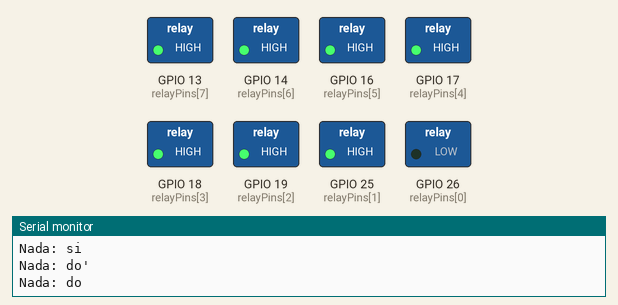
The sketch below on a simulated ESP32. Shown: switched loads named in the sketch (green lamp = pin HIGH), the last lines printed to the serial monitor.

Above: at 4.56 s.
At 7.13 s:
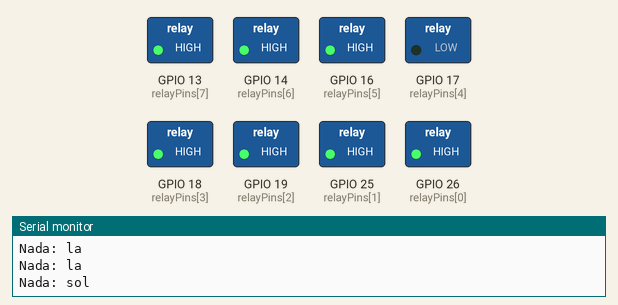
At 11.13 s:
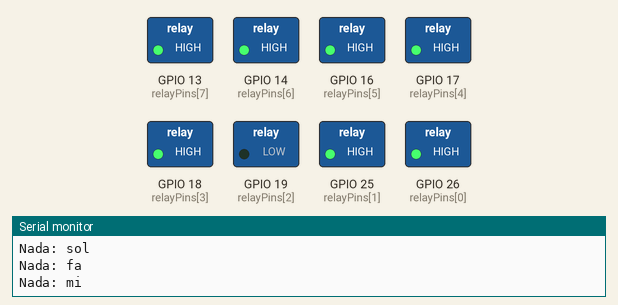
At 17.63 s:
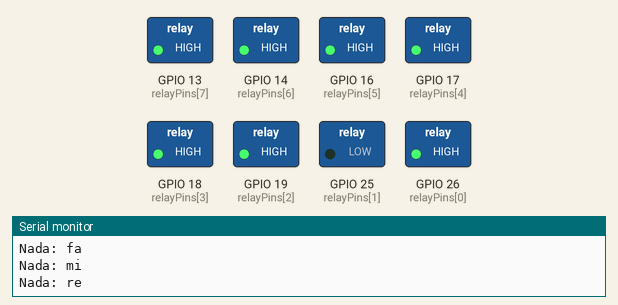
At 26.88 s:
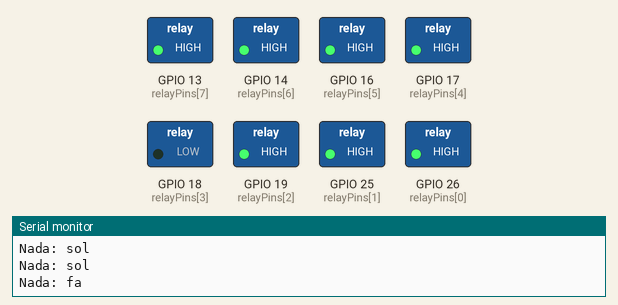
At 36.7 s:
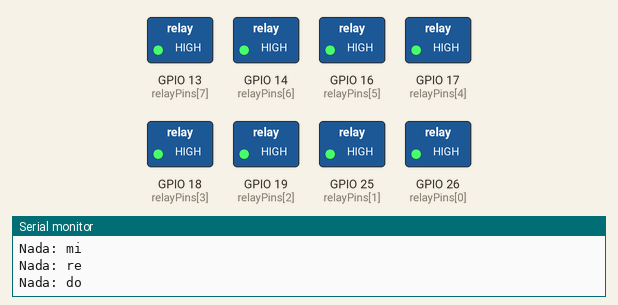
Timing chart, 0 to 40.0 s (numbered marks = the images above):
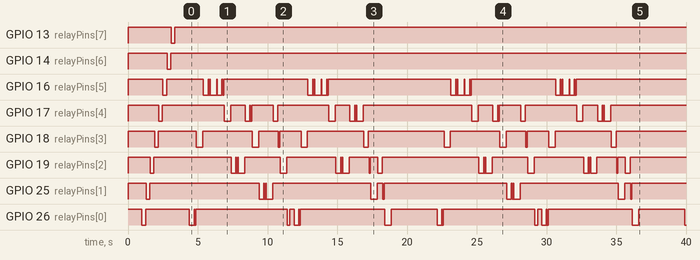

Measured:
- by itself, GPIO 17 (relayPins[4]): HIGH → LOW at 2.2 s, → HIGH 0.26 s later, → LOW 4.4 s later, → HIGH 0.46 s later, … (34 changes in this stretch)
- by itself, GPIO 18 (relayPins[3]): HIGH → LOW at 1.9 s, → HIGH 0.26 s later, → LOW 2.7 s later, → HIGH 0.46 s later, … (22 changes in this stretch)
- by itself, GPIO 26 (relayPins[0]): repeats every 17.6 s: HIGH 3.1 s, LOW 0.34 s, HIGH 0.04 s, LOW 0.09 s, HIGH 6.5 s, LOW 0.21 s, HIGH 0.29 s, LOW 0.34 s, HIGH 0.04 s, LOW 0.09 s, HIGH 6.0 s, LOW 0.46 s

The sketch:

gamelan_referensi.ino
```cpp
// Angklung relay: Indonesia Raya (reff)
// Relay 1-8 = do re mi fa sol la si do'
// Urutan pin udah dibenerin: relay 1 (do) di GPIO 26 ... relay 8 (do') di GPIO 13
const int relayPins[8] = {
  26, 25, 19, 18, 17, 16, 14, 13
};

const int jumlahRelay = 8;

// Nomor nada = nomor relay (kayak not angka: 1 = do ... 8 = do tinggi), 0 = diam
const byte DIAM = 0;
const byte DO = 1;
const byte RE = 2;
const byte MI = 3;
const byte FA = 4;
const byte SOL = 5;
const byte LA = 6;
const byte SI = 7;
const byte DO_T = 8;  // do tinggi

const char* namaNada[] = { "-", "do", "re", "mi", "fa", "sol", "la", "si", "do'" };

const int tempo = 120;       // ketukan per menit
const int panjangMaks = 4;   // nada yang lebih panjang dari ini dipotong (4 = 1 ketuk),
                             // soalnya angklung nggak bisa nahan nada panjang
const int jedaNada = 40;     // ms relay mati di antara dua nada, biar nada yang sama kepukul ulang
const int lamaNyala = 0;     // ms relay ditahan nyala. 0 = sepanjang nada.
const int jedaUlang = 3000;  // ms diam sebelum lagu diulang

struct Nada {
  byte nada;     // DO..DO_T, atau DIAM
  byte panjang;  // 4 = 1 ketuk, 3 = 3/4 ketuk, 2 = 1/2 ketuk, 1 = 1/4 ketuk
};

// Reff Indonesia Raya. Aslinya do = G, jadi pas masuk di do sampai la.
const Nada laguIndonesiaRaya[] = {
  // In-do-ne-sia Ra-ya,
  { DO, 3 },
  { DO, 1 },
  { FA, 4 },
  { LA, 3 },
  { LA, 1 },
  { LA, 4 },
  // mer-de-ka! Mer-de-ka!
  { LA, 3 },
  { LA, 1 },
  { SOL, 4 },
  { MI, 3 },
  { MI, 1 },
  { MI, 4 },
  // Ta-nah-ku, ne-ge-ri-ku
  { SOL, 3 },
  { SOL, 1 },
  { FA, 4 },
  { RE, 3 },
  { RE, 1 },
  { RE, 4 },
  // yang ku-cin-ta
  { SOL, 3 },
  { FA, 1 },
  { MI, 8 },
  { DO, 2 },
  { DIAM, 2 },
  // In-do-ne-sia Ra-ya,
  { DO, 3 },
  { DO, 1 },
  { FA, 4 },
  { LA, 3 },
  { LA, 1 },
  { LA, 4 },
  // mer-de-ka! Mer-de-ka!
  { LA, 3 },
  { LA, 1 },
  { SOL, 4 },
  { MI, 3 },
  { MI, 1 },
  { MI, 4 },
  // Hi-dup-lah In-do-ne-sia Ra-ya!
  { SOL, 3 },
  { SOL, 1 },
  { SOL, 4 },
  { FA, 3 },
  { MI, 1 },
  { RE, 4 },
  { MI, 3 },
  { RE, 1 },
  { DO, 10 },
  { DIAM, 2 }
};

const int jumlahNada = sizeof(laguIndonesiaRaya) / sizeof(laguIndonesiaRaya[0]);
const int seperempatKetuk = 60000 / tempo / 4;  // ms

void semuaMati() {
  for (int i = 0; i < jumlahRelay; i++) {
    digitalWrite(relayPins[i], HIGH);  // HIGH = relay mati
  }
}

void mainkan(byte nada, int durasi) {
  if (nada == DIAM) {
    delay(durasi);
    return;
  }

  int nyala = durasi - jedaNada;
  if (lamaNyala > 0 && lamaNyala < nyala) {
    nyala = lamaNyala;
  }

  Serial.print("Nada: ");
  Serial.println(namaNada[nada]);

  digitalWrite(relayPins[nada - 1], LOW);  // LOW = relay nyala
  delay(nyala);
  digitalWrite(relayPins[nada - 1], HIGH);
  delay(durasi - nyala);
}

// Do re mi ... do' sekali pas nyala, buat ngecek urutan pin udah bener.
// Hapus pemanggilannya di setup() kalau udah yakin.
void tesTanggaNada() {
  for (byte nada = DO; nada <= DO_T; nada++) {
    mainkan(nada, 300);
  }
}

void setup() {
  Serial.begin(115200);

  for (int i = 0; i < jumlahRelay; i++) {
    pinMode(relayPins[i], OUTPUT);
  }
  semuaMati();

  delay(1000);
  tesTanggaNada();
  delay(1000);
}

void loop() {
  for (int i = 0; i < jumlahNada; i++) {
    int panjang = min((int)laguIndonesiaRaya[i].panjang, panjangMaks);
    mainkan(laguIndonesiaRaya[i].nada, panjang * seperempatKetuk);
  }

  semuaMati();
  delay(jedaUlang);
}
```
